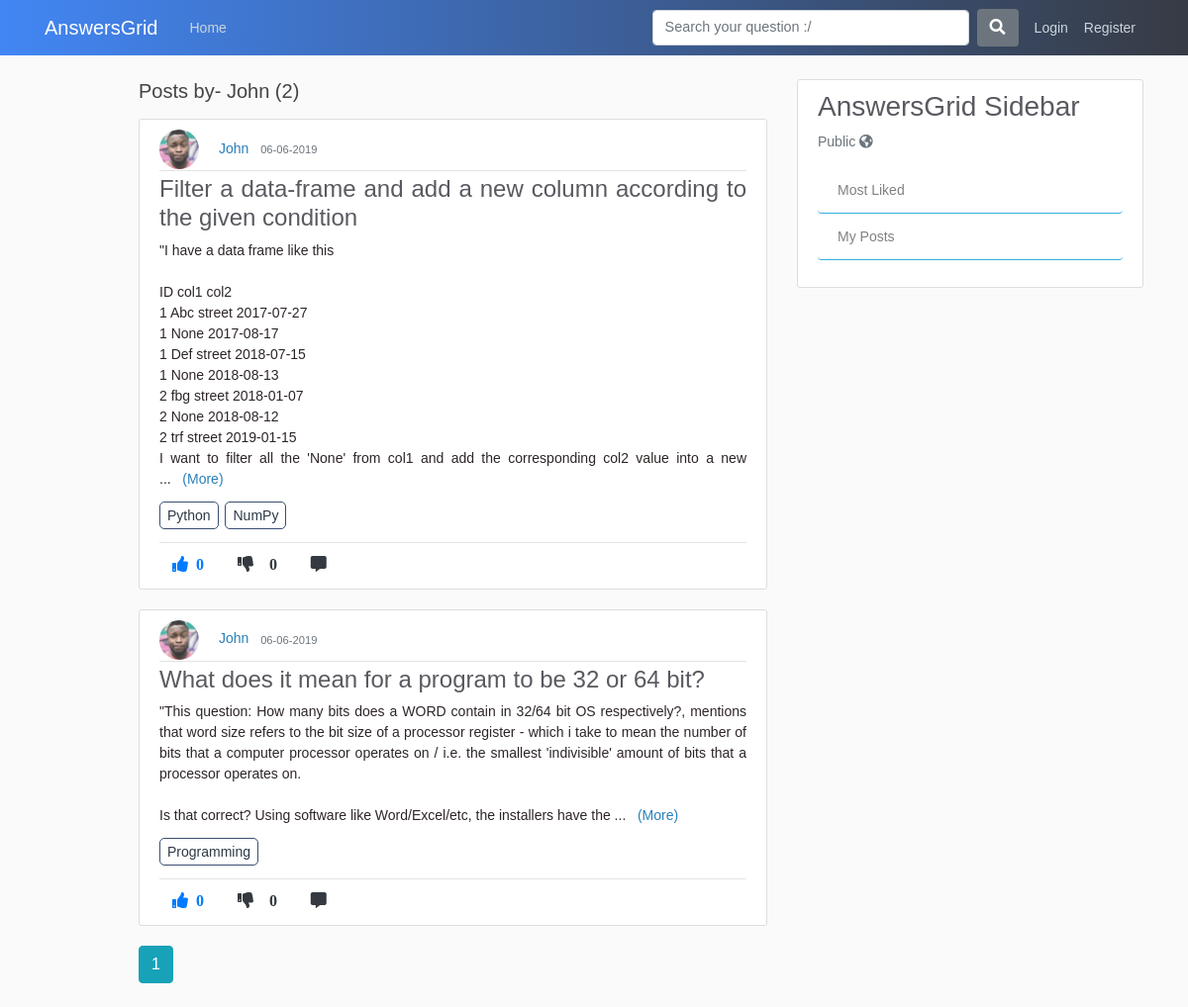
/user/John, run on the app's committed database.
### application/models.py (models this page shows, shortened)
class User(db.Model, UserMixin):
    id = db.Column(db.Integer, primary_key=True)
    username = db.Column(db.String(20), unique=True, nullable=False)
    email = db.Column(db.String(120), unique=True, nullable=False)
    image_file = db.Column(db.String(20), nullable=False, default='default.jpg')
    password = db.Column(db.String(60), nullable=False)
    posts = db.relationship('Post', backref='author', lazy=True)
    answers = db.relationship('Answer', backref="author", lazy=True)
    comments = db.relationship('Comment', backref='author', lazy=True)
    favourites = db.relationship('Favourite', backref='author', lazy=True)

class Post(db.Model):
    id = db.Column(db.Integer, primary_key=True)
    title = db.Column(db.String(100), nullable=False)
    content = db.Column(db.Text, nullable=False)
    date_posted = db.Column(db.DateTime, nullable=False, default=datetime.utcnow)
    like_count = db.Column(db.Integer, nullable=False, default=0)
    dislike_count = db.Column(db.Integer, nullable=False, default=0)
    user_id = db.Column(db.Integer, db.ForeignKey('user.id'), nullable=False)
    comments = db.relationship('Comment', backref='commentOnPost', lazy=True)
    answers = db.relationship('Answer', backref='answerOnPost', lazy=True)
    favourites = db.relationship('Favourite', backref='favour_post', lazy=True)

class tagposts(db.Model):
    id = db.Column(db.Integer, primary_key=True, nullable=False)
    post_id = db.Column(db.Integer, db.ForeignKey('post.id'), nullable=False)
    tag_id = db.Column(db.Integer, db.ForeignKey('tags.tag_id'), nullable=False)

class Tags(db.Model):
    tag_id = db.Column(db.Integer, primary_key=True, nullable=False)
    tag_title = db.Column(db.String,nullable=False)

### application/routes.py (the view)
@app.route("/user/<string:username>")
def user_posts(username):
    page = request.args.get('page', 1, type=int)
    user = User.query.filter_by(username=username).first_or_404()
    posts = Post.query.filter_by(author=user)\
        .order_by(Post.date_posted.desc())\
        .paginate(page=page, per_page=5)
    joinedTables = db.session.query(tagposts.post_id,tagposts.tag_id,Tags.tag_title,Post.title,Post.user_id,Post.like_count,Post.content).join(Tags).join(Post).all()
    return render_template('user_posts.html', posts=posts, user=user, joinedTables=joinedTables)

### application/templates/user_posts.html (shortened to what this page needs)
{% extends "layout.html" %}
{% block content %}
    <h5 class="mb-3">Posts by- {{ user.username }} ({{ posts.total }}) </h5>
    {% for post in posts.items %}
        <article class="media content-section">
          <div class="media-body">
            <div class="article-metadata">
              <img class="rounded-circle article-img" src="{{ url_for('static', filename='profile_pics/' + post.author.image_file) }}">
              <a class="mr-2" href="{{ url_for('user_posts', username=post.author.username) }}">{{ post.author.username }}</a>
              <small class="text-muted">{{ post.date_posted.strftime('%d-%m-%Y') }}</small>
            </div>
            <h4 class="text-justify"><a class="article-title" href="{{ url_for('comment_post', post_id=post.id) }}">{{ post.title }}</a></h4>
            <p class="article-content more text-justify">{{ post.content }}</p>
            {% for tag in joinedTables %}
            {% if post.id == tag[0] %}
            <a class="article-content tag-style text-justify" href="{{ url_for('tags', tag_title=tag.tag_title) }}">{{ tag.tag_title }}</a>
            {% endif %}
            {% endfor %}<hr>
            <div class="footRow">
                {%  if current_user.is_authenticated %}
                  <a><i class="fas fa-thumbs-up mr-1 btn upvote"id="/vote/{{post.id}}/{{current_user.id}}" onclick="contentDisp(this);">  {{ post.like_count }} </i></a>
                  <a><i class="fas fa-thumbs-down mr-1 btn upvote" id="/downvote/{{post.id}}/{{current_user.id}}" onclick="contentDisp(this);" >  {{ post.dislike_count }} </i></a>
                  <a href="{{url_for('comment_post', post_id=post.id)}}"><i class="fas fa-comment-alt mr-1 btn text-dark"></i></a>
                  <a href="https://twitter.com/share?ref_src=twsrc%5Etfw" class="twitter-share-button" data-show-count="false"></a>
                  {% else %}
                  <a href="{{url_for('login')}}"><i class="fas fa-thumbs-up mr-1 btn text-primary upvote"><span class="ml-2 likes-count">{{ post.like_count }}</span></i></a>
                  <a href="{{url_for('login')}}"><i class="fas fa-thumbs-down mr-1 btn text-dark"><span id="demo" class="ml-3">{{ post.like_count }}</i></a>
                  <a href="{{url_for('comment_post', post_id=post.id)}}"><i class="fas fa-comment-alt mr-1 btn text-dark"></i></a>
                {% endif %}
               </div>
          </div>
        </article>
    {% endfor %}
    {% for page_num in posts.iter_pages(left_edge=1, right_edge=1, left_current=1, right_current=2) %}
      {% if page_num %}
        {% if posts.page == page_num %}
          <a class="btn btn-info mb-4" href="{{ url_for('user_posts', username=user.username, page=page_num) }}">{{ page_num }}</a>
        {% else %}
          <a class="btn btn-outline-info mb-4" href="{{ url_for('user_posts', username=user.username, page=page_num) }}">{{ page_num }}</a>
        {% endif %}
      {% else %}
      ...
      {% endif %}
    {% endfor %}
{% endblock content %}

### application/static/main.css (style rules this page uses)
body { background: #fafafa; color: #333333; margin-top: 5rem; }
h1, h2, h3, h4, h5, h6 { color: #444444; }
.content-section { background: #ffffff; padding: 10px 20px; border: 1px solid #dddddd; border-radius: 3px; margin-bottom: 20px; }
.article-title { color: #444444; }
.article-content { white-space: pre-line; }
.article-img { height: 40px; width: 40px; margin-right: 16px; }
.article-metadata { padding-bottom: 1px; margin-bottom: 4px; border-bottom: 1px solid #e3e3e3 }

### application/templates/layout.html (style rules this page uses)
body { color: #2e2626; margin-top: 5rem; font-size: 14px; font-weight: unset; line-height: 1.5; font-family: Arial; }
img { display: inline; }
.footRow { margin-top: -10px; }
.tag-style { margin-right: 3px; border: 1px solid #3a4e70; padding: 5px 7px; border-radius: 5px; color: #2C3A47 }
a { color: #2980b9; }
.fa-thumbs-up { color: #4286f4; }
.fa-thumbs-down { color: #f1545b }
h4,h3 { color: #595a60; }
.article-title { color: #595a60; }

### data on the page
User: username "John"
Post: image_file (placeholder picture), author.username "John", date_posted "06-06-2019", title "Filter a data-frame and add a new column according to the given condition", content "\"I have a data frame like this ID col1 col2 1 Abc street 2017-07-27 1 None 2017-08-17 1 Def street 2018-07-15 1 None 2018-08-13 2 fbg street 2018-01-07 2 None 2018-08-12 2 trf street 2019-01-15 I want to filter all the 'None' from col1 and add the corresponding col2 value into a new", like_count "0"
tagposts: tag_title "Python"
tagposts: tag_title "NumPy"
Post: image_file (placeholder picture), author.username "John", date_posted "06-06-2019", title "What does it mean for a program to be 32 or 64 bit?", content "\"This question: How many bits does a WORD contain in 32/64 bit OS respectively?, mentions that word size refers to the bit size of a processor register - which i take to mean the number of bits that a computer processor operates on / i.e. the smallest 'indivisible' amount of bits that a processor operates on. Is that correct? Using software like Word/Excel/etc, the installers have the", like_count "0"
tagposts: tag_title "Programming"

### other printed values
{{ posts.total }} "2"
{{ page_num }} "1"
